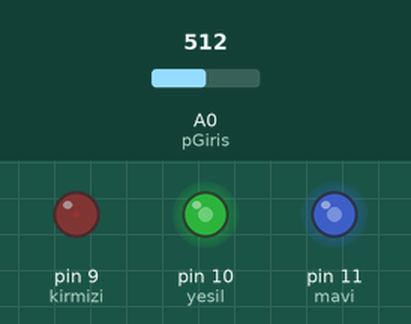
This sketch was run on a simulated Arduino Uno, built with avr-gcc and run on an emulated ATmega328P. On the bench: output pins drawn as LEDs (lit = HIGH). The test bench sets the inputs (shaded band); at power-on: A0 (pGiris) = 512.

Above: at 1.2 s.
1.3 s: A0 (pGiris) set to 331
At 1.8 s:
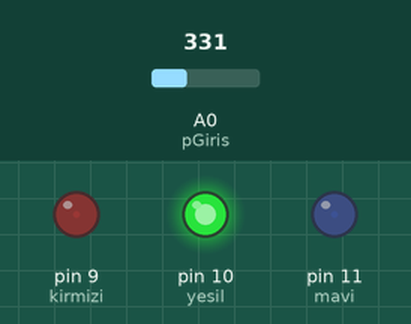
2.8 s: A0 (pGiris) set to 511
At 4.0 s:
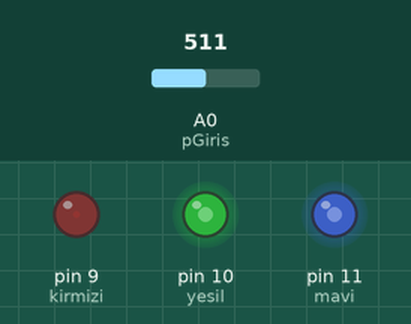
4.3 s: A0 (pGiris) set to 692
At 5.3 s:
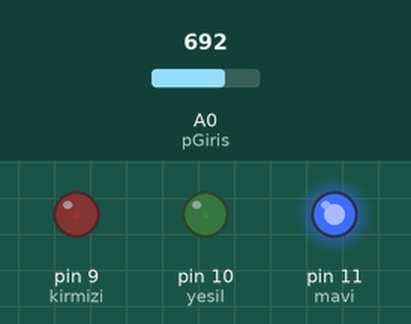
5.8 s: A0 (pGiris) set to 900
At 6.4 s:
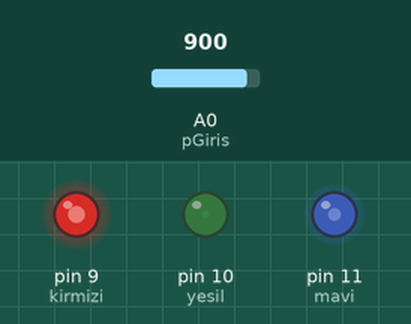
7.3 s: A0 (pGiris) set to 1023
At 8.7 s:
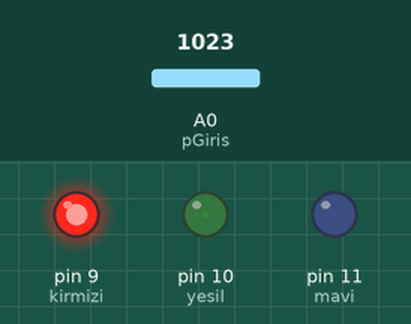
Timing chart, 0 to 9.8 s (numbered marks = the images above; inputs shaded):
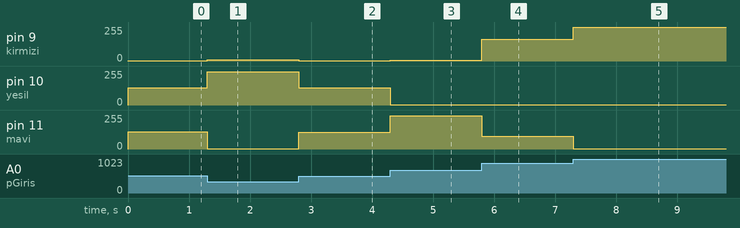

The sketch:

RGB_pot.ino
```cpp
int pGiris = 0; //Potansiyometre A0 'a bağlı
int pDeger = 0; //Bu değişken potansometre değerini tutacak, başlangıçta sıfırlıyoruz

int kirmizi = 9;
int yesil = 10;
int mavi = 11;

int kDeger = 0; //kirmizi değer
int yDeger = 0; // yeşil değer
int mDeger = 0; // mavi Değer

void setup()
{
  pinMode(kirmizi, OUTPUT);
  pinMode(yesil, OUTPUT);
  pinMode(mavi, OUTPUT);
}

// ana program
void loop()
{
  pDeger = analogRead(pGiris);   // Potansiyometre değerini okuyoruz

  if (pDeger < 341)  // Potansyometre aralığının en düşük bölümü (0-340)
  {
    pDeger = (pDeger * 3) / 4; // 0-255 arasına çekiyoruz

    kDeger = 256 - pDeger;
    yDeger = pDeger;
    mDeger = 1;
  }
  else if (pDeger < 682) // Potansiyometre aralığının ortası (341-681)
  {
    pDeger = ( (pDeger-341) * 3) / 4; // 0-255 arasına çekiyoruz

    kDeger = 1;
    yDeger = 256 - pDeger;
    mDeger = pDeger;
  }
  else
  {
    pDeger = ( (pDeger-683) * 3) / 4; // 0-255 arasına çekiyoruz

    kDeger = pDeger;
    yDeger = 1;
    mDeger= 256 - pDeger;
  }

//RGB ledimize değerleri gönderiyoruz
  analogWrite(kirmizi, kDeger);
  analogWrite(yesil, yDeger);
  analogWrite(mavi, mDeger);
}
```

Measured:
- after the input at 1.3 s, pin 9 (kirmizi): 1/255 → 8/255 at once; pin 10 (yesil): 128/255 → 248/255 at once; pin 11 (mavi): 128/255 → 1/255 at once
- after the input at 2.8 s, pin 9 (kirmizi): 8/255 → 1/255 at once; pin 10 (yesil): 248/255 → 129/255 at once; pin 11 (mavi): 1/255 → 127/255 at once
- after the input at 4.3 s, pin 9 (kirmizi): 1/255 → 6/255 at once; pin 10 (yesil): 129/255 → 1/255 at once; pin 11 (mavi): 127/255 → 250/255 at once
- after the input at 5.8 s, pin 9 (kirmizi): 6/255 → 162/255 at once; pin 11 (mavi): 250/255 → 94/255 at once
- after the input at 7.3 s, pin 9 (kirmizi): 162/255 → 255/255 at once; pin 11 (mavi): 94/255 → 1/255 at once
